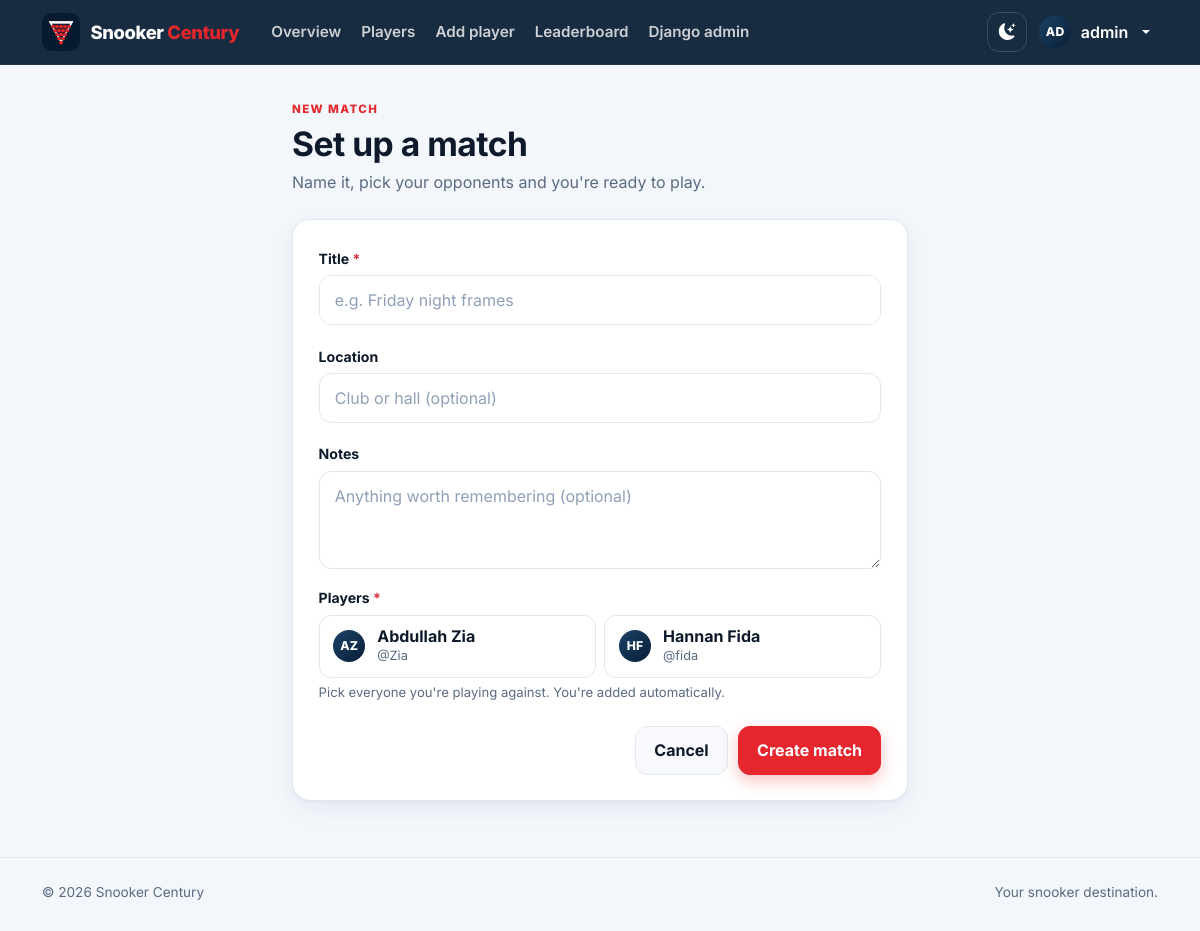
The app's page /matches/create/ (signed in) with its own data.
### accounts/models.py (models this page shows, shortened)
class User(AbstractUser):
    is_admin = models.BooleanField(default=False)
    bio = models.TextField(blank=True)
    profile_picture = models.ImageField(upload_to="profile_pics/", blank=True, null=True)
    @property
    def is_site_admin(self):
        return bool(self.is_admin or self.is_superuser)
    @property
    def display_name(self):
        return self.get_full_name().strip() or self.username
    @property
    def initials(self):
        parts = [p for p in (self.first_name, self.last_name) if p]
        if parts:
            return "".join(p[0] for p in parts[:2]).upper()
        return (self.username[:2] or "?").upper()

### matches/views.py (the view)
# urls.py: path("create/", views.match_create, name="match_create"),
@login_required
def match_create(request):
    if request.method == "POST":
        form = MatchForm(request.POST, user=request.user)
        if form.is_valid():
            match = form.save(commit=False)
            match.created_by = request.user
            match.save()
            players = list(form.cleaned_data["players"])
            if request.user not in players:
                players.append(request.user)
            MatchPlayer.objects.bulk_create([MatchPlayer(match=match, player=p) for p in players])
            messages.success(request, f"Match '{match.title}' created. Good luck!")
            return redirect("match_detail", match_id=match.id)
        messages.error(request, "Please fix the highlighted fields below.")
    else:
        form = MatchForm(user=request.user)
    return render(request, "match_form.html", {"form": form})

### matches/forms.py
class MatchForm(StyledFormMixin, forms.ModelForm):
    players = PlayerChoiceField(
        queryset=User.objects.none(),
        widget=forms.CheckboxSelectMultiple,
        required=True,
        help_text="Pick everyone you're playing against.",
    )
    class Meta:
        model = Match
        fields = ["title", "location", "notes", "players"]
        widgets = {
            "title": forms.TextInput(attrs={"placeholder": "e.g. Friday night frames", "autofocus": True}),
            "location": forms.TextInput(attrs={"placeholder": "Club or hall (optional)"}),
            "notes": forms.Textarea(attrs={"rows": 3, "placeholder": "Anything worth remembering (optional)"}),
        }
    def __init__(self, *args, **kwargs):
        self.user = kwargs.pop("user", None)
        super().__init__(*args, **kwargs)
        queryset = eligible_players()
        if self.user:
            queryset = queryset.exclude(id=self.user.id)
        self.fields["players"].queryset = queryset

### accounts/forms.py (called while the page is built)
    def full_clean(self):
        super().full_clean()
        if self.is_bound:
            for name in self.errors:
                if name in self.fields:
                    widget = self.fields[name].widget
                    widget.attrs["class"] = f"{widget.attrs.get('class', '')} is-invalid".strip()

### matches/forms.py (called while the page is built)
def eligible_players():
    return User.objects.filter(is_active=True, is_superuser=False, is_admin=False).order_by("first_name", "username")

    def label_from_instance(self, obj):
        return obj.display_name

### templates/match_form.html (shortened to what this page needs)
{% extends "base.html" %}
{% block content %}
<div class="container container-form page">
  <div class="page-head">
    <div>
      <div class="eyebrow">New match</div>
      <h1>Set up a match</h1>
      <p>Name it, pick your opponents and you're ready to play.</p>
    </div>
  </div>
  <form method="post" class="panel" novalidate data-once>
    {% include "partials/field.html" with field=form.title %}
    {% include "partials/field.html" with field=form.location %}
    {% include "partials/field.html" with field=form.notes %}
    <div class="field">
      <span class="form-label d-block" id="players-label">Players <span class="text-danger" aria-hidden="true">*</span></span>
      {% if form.players.field.queryset %}
      <div class="picker" role="group" aria-labelledby="players-label">
        {% for checkbox in form.players %}
        <label class="pick" for="{{ checkbox.id_for_label }}">
          {% include "partials/avatar.html" with u=checkbox.data.value.instance size="avatar-sm" %}
          <span><span class="nm d-block">{{ checkbox.choice_label }}</span><span class="un d-block">@{{ checkbox.data.value.instance.username }}</span></span>
        </label>
        {% endfor %}
      </div>
      {% else %}
      <div class="alert alert-warning mb-0"><i class="bi bi-info-circle-fill"></i><div>There are no other players to invite yet. Ask your opponents to sign up first.</div></div>
      {% endif %}
      <div class="form-text">{{ form.players.help_text }} You're added automatically.</div>
    </div>
    <div class="form-actions">
      <a href="{% url 'match_list' %}" class="btn btn-soft">Cancel</a>
      <button type="submit" class="btn btn-primary">Create match</button>
    </div>
  </form>
</div>
{% endblock %}

### templates/base.html (shortened to what this page needs)
{% load static %}<!DOCTYPE html>
<html lang="en" data-bs-theme="light">
<head>
  <link href="https://cdn.jsdelivr.net/npm/bootstrap@5.3.3/dist/css/bootstrap.min.css" rel="stylesheet">
  <link href="https://cdn.jsdelivr.net/npm/bootstrap-icons@1.11.3/font/bootstrap-icons.min.css" rel="stylesheet">
  <link href="{% static 'css/app.css' %}" rel="stylesheet">
</head>
<body class="{% if user.is_authenticated %}has-tabbar{% endif %}">
  {% with url_name=request.resolver_match.url_name %}
  <header class="app-nav">
    <nav class="navbar navbar-expand-lg" aria-label="Main">
      <div class="container">
        <a class="brand" href="{% url 'home' %}">
          <img src="{% static 'img/icon.png' %}" alt="" width="38" height="38">
          <span>Snooker <b>Century</b></span>
        </a>
        <div class="d-flex align-items-center gap-2 order-lg-3">
          <button type="button" class="icon-btn" data-theme-toggle aria-label="Toggle theme"></button>
          {% if user.is_authenticated %}
          <div class="dropdown">
            <button class="nav-user dropdown-toggle" type="button" data-bs-toggle="dropdown" aria-expanded="false" aria-label="Account menu">
              {% include "partials/avatar.html" with u=user size="avatar-sm" %}
              <span class="d-none d-md-inline fw-semibold">{{ user.display_name }}</span>
            </button>
          </div>
          {% else %}
          <a class="btn btn-ghost-light btn-sm d-none d-sm-inline-flex" href="{% url 'login' %}">Log in</a>
          <a class="btn btn-primary btn-sm" href="{% url 'sign_up' %}">Sign up</a>
          {% endif %}
        </div>
        {% if user.is_authenticated %}
        <div class="collapse navbar-collapse order-lg-2 ms-lg-4" id="mainNav">
          <ul class="navbar-nav me-auto gap-lg-1">
            {% if user.is_site_admin %}
              <li class="nav-item"><a class="nav-link {% if url_name == 'admin_dashboard' %}active{% endif %}" href="{% url 'admin_dashboard' %}">Overview</a></li>
              <li class="nav-item"><a class="nav-link {% if url_name == 'admin_user_list' or url_name == 'admin_user_edit' or url_name == 'admin_user_delete' %}active{% endif %}" href="{% url 'admin_user_list' %}">Players</a></li>
              <li class="nav-item"><a class="nav-link {% if url_name == 'admin_user_create' %}active{% endif %}" href="{% url 'admin_user_create' %}">Add player</a></li>
              <li class="nav-item"><a class="nav-link {% if url_name == 'leaderboard' %}active{% endif %}" href="{% url 'leaderboard' %}">Leaderboard</a></li>
              {% if user.is_superuser %}<li class="nav-item"><a class="nav-link" href="/django-admin/">Django admin</a></li>{% endif %}
            {% endif %}
          </ul>
        </div>
        {% endif %}
      </div>
    </nav>
  </header>
  <main id="main">
    {% block content %}{% endblock %}
  </main>
  <footer class="site-footer">
    <div class="container d-flex flex-wrap justify-content-between gap-2">
      <span>&copy; {% now "Y" %} Snooker Century</span>
      <span>Your snooker destination.</span>
    </div>
  </footer>
  {% endwith %}
</body>
</html>

### templates/partials/avatar.html
<span class="avatar {{ size }}" aria-hidden="true">{{ u.initials }}{% if u.profile_picture %}<img src="{{ u.profile_picture.url }}" alt="" loading="lazy" onerror="this.remove()">{% endif %}</span>

### records on screen
User: initials "AD", display_name "admin"
User: initials "AZ", data.value.instance.username "Zia"
User: initials "HF", data.value.instance.username "fida"

### other values on screen
{{ field.label }} "Title Location Notes"
{{ checkbox.choice_label }} "Abdullah Zia" "Hannan Fida"
